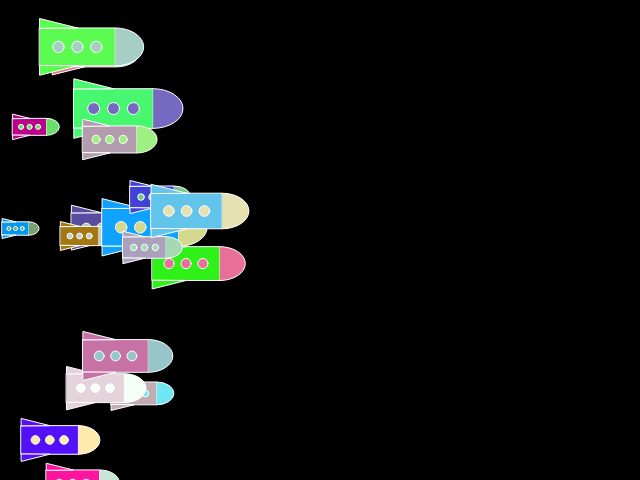
Frame 1 (no input)
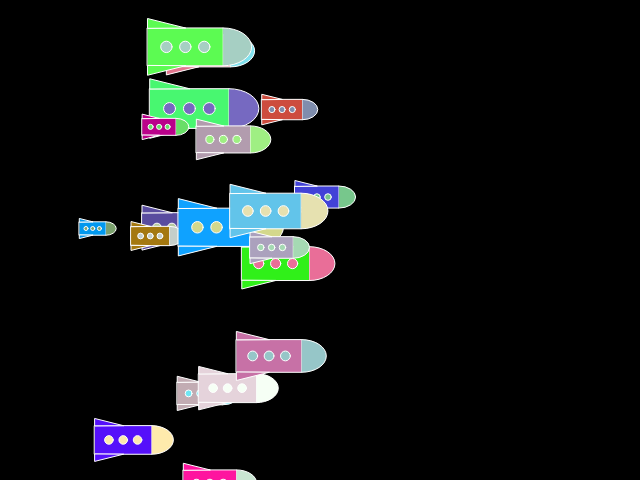
Frame 60 (no input)
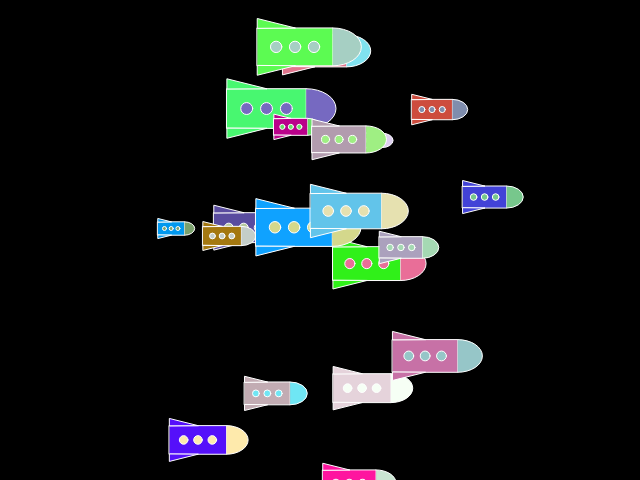
Frame 120 (the mouse pressed at the canvas centre since frame 60)

The p5.js sketch that drew these frames (run headless with seeded random() and noise() and a simulated clock; from frame 60 on, the mouse is pressed at the canvas centre):

// p5.js sketch
// ── sketch.js
var numShips = 20;
var spaceships = [];

function setup() {
    createCanvas(640, 480);
    
    for (var i = 0; i < numShips; i++) {
        spaceships.push( new Spaceship() );
    }
   
}

function draw() {
    background("black");

    for (var i = 0; i < numShips; i++) {
        spaceships[i].draw();
        spaceships[i].update();
    }
}

function Spaceship() {
    
    this.x = random( 0, width/4 );
    this.y = random( 0, height );
    this.speed = random(1, 3);
    this.size = random(10, 40);
        
    this.shipColor = color(
        random(0, 255), 
        random(0, 255), 
        random(0, 255)
    );
    
    this.coneColor = color(
        random(100, 255), 
        random(100, 255), 
        random(100, 255)
    );
        
    this.fin = this.size/4;
    this.cone = this.size * 1.5;
    this.windowWidth = this.size/3.33;
    this.distance = this.size/2;
    
    this.draw = function() {
        fill(this.shipColor);
        stroke("white");
        rect(this.x, this.y, this.size * 2, this.size);
        triangle(this.x, this.y, this.x, this.y - this.fin, this.x + this.size, this.y);
        triangle(this.x, this.y + this.size, this.x, this.y + this.size + this.fin, this.x + this.size, this.y + this.size);
        
        fill(this.coneColor);
        arc(this.x + this.size*2, this.y + this.size/2, this.cone, this.size, PI + HALF_PI, HALF_PI);
        
        for (var h = 0; h < 3; h++ ) {
            ellipse( 
                this.x + this.distance + h * this.distance, 
                this.y + this.size/2, 
                this.windowWidth, 
                this.windowWidth );
        }
    }
    
    this.update = function() {
        if (this.x < width) this.x += this.speed ;
        else this.x = 0;
    }
}
